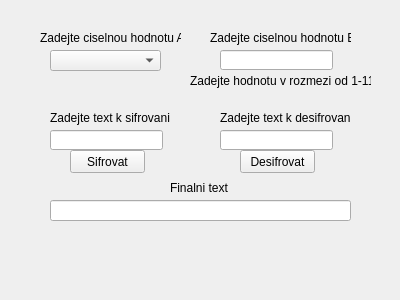
<?xml version="1.0" encoding="UTF-8"?>
<ui version="4.0">
 <class>Form</class>
 <widget class="QWidget" name="Form">
  <property name="geometry">
   <rect>
    <x>0</x>
    <y>0</y>
    <width>400</width>
    <height>300</height>
   </rect>
  </property>
  <property name="windowTitle">
   <string>Form</string>
  </property>
  <widget class="QPushButton" name="pushButtonSifrovat">
   <property name="geometry">
    <rect>
     <x>70</x>
     <y>150</y>
     <width>75</width>
     <height>23</height>
    </rect>
   </property>
   <property name="text">
    <string>Sifrovat</string>
   </property>
  </widget>
  <widget class="QPushButton" name="pushButtonDesifrovat">
   <property name="geometry">
    <rect>
     <x>240</x>
     <y>150</y>
     <width>75</width>
     <height>23</height>
    </rect>
   </property>
   <property name="text">
    <string>Desifrovat</string>
   </property>
  </widget>
  <widget class="QLineEdit" name="lineEditB">
   <property name="geometry">
    <rect>
     <x>220</x>
     <y>50</y>
     <width>113</width>
     <height>20</height>
    </rect>
   </property>
  </widget>
  <widget class="QLineEdit" name="lineEditSifrovani">
   <property name="geometry">
    <rect>
     <x>50</x>
     <y>130</y>
     <width>113</width>
     <height>20</height>
    </rect>
   </property>
  </widget>
  <widget class="QLineEdit" name="lineEditDesifrovani">
   <property name="geometry">
    <rect>
     <x>220</x>
     <y>130</y>
     <width>113</width>
     <height>20</height>
    </rect>
   </property>
  </widget>
  <widget class="QLabel" name="label">
   <property name="geometry">
    <rect>
     <x>40</x>
     <y>30</y>
     <width>141</width>
     <height>16</height>
    </rect>
   </property>
   <property name="text">
    <string>Zadejte ciselnou hodnotu A</string>
   </property>
  </widget>
  <widget class="QLabel" name="label_2">
   <property name="geometry">
    <rect>
     <x>210</x>
     <y>30</y>
     <width>141</width>
     <height>16</height>
    </rect>
   </property>
   <property name="text">
    <string>Zadejte ciselnou hodnotu B</string>
   </property>
  </widget>
  <widget class="QLabel" name="label_3">
   <property name="geometry">
    <rect>
     <x>50</x>
     <y>110</y>
     <width>131</width>
     <height>16</height>
    </rect>
   </property>
   <property name="text">
    <string>Zadejte text k sifrovani</string>
   </property>
  </widget>
  <widget class="QLabel" name="label_4">
   <property name="geometry">
    <rect>
     <x>220</x>
     <y>110</y>
     <width>131</width>
     <height>16</height>
    </rect>
   </property>
   <property name="text">
    <string>Zadejte text k desifrovani</string>
   </property>
  </widget>
  <widget class="QLineEdit" name="lineEditVysledek">
   <property name="geometry">
    <rect>
     <x>50</x>
     <y>200</y>
     <width>301</width>
     <height>21</height>
    </rect>
   </property>
   <property name="frame">
    <bool>true</bool>
   </property>
  </widget>
  <widget class="QLabel" name="label_5">
   <property name="geometry">
    <rect>
     <x>170</x>
     <y>180</y>
     <width>71</width>
     <height>16</height>
    </rect>
   </property>
   <property name="text">
    <string>Finalni text</string>
   </property>
  </widget>
  <widget class="QComboBox" name="comboBoxA">
   <property name="geometry">
    <rect>
     <x>50</x>
     <y>50</y>
     <width>111</width>
     <height>21</height>
    </rect>
   </property>
  </widget>
  <widget class="QLabel" name="label_6">
   <property name="geometry">
    <rect>
     <x>190</x>
     <y>70</y>
     <width>181</width>
     <height>21</height>
    </rect>
   </property>
   <property name="text">
    <string>Zadejte hodnotu v rozmezi od 1-111</string>
   </property>
  </widget>
 </widget>
 <resources/>
 <connections/>
</ui>
